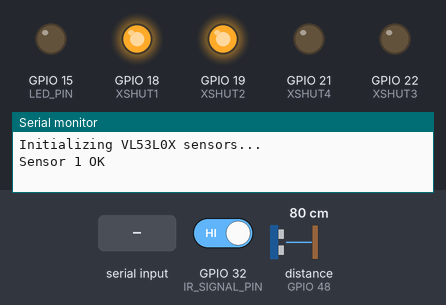
A sketch run on a simulated ESP32. Shown: output pins drawn as LEDs (lit = HIGH), the last lines printed to the serial monitor. The inputs (shaded band) are chosen by the test bench; at power-on: GPIO 32 (IR_SIGNAL_PIN) HIGH, distance to the obstacle (sensor on GPIO 48) 80 cm. Nothing arrives over Bluetooth unless stated.

Above: at 0.1 s.
At 1.3 s:
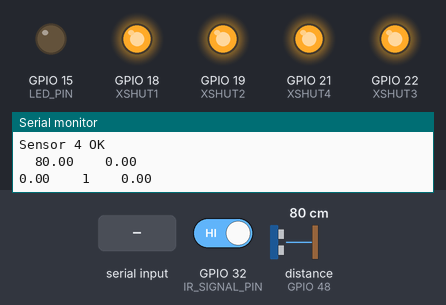
1.4 s: "light\n" received over the second serial link
At 2.2 s:
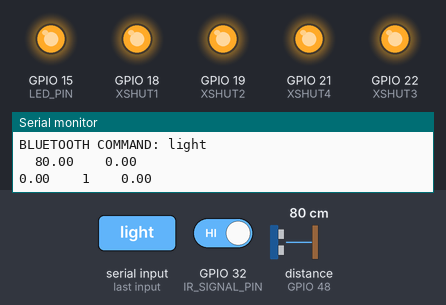
3.1 s: "u1\n" received over the second serial link
4.6 s: "u2\n" received over the second serial link
Timing chart, 0 to 7.6 s (numbered marks = the images above; inputs shaded):
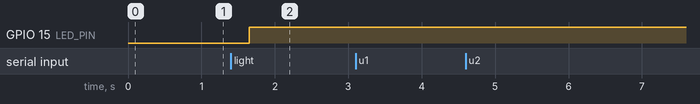

The sketch:

esp32Code_M3.ino
```cpp
#include <HardwareSerial.h>
#include <BluetoothSerial.h>
#include <Arduino.h>
#include <NewPing.h>
#include <Adafruit_VL53L0X.h>


// ---------------------- I2C COMMUNICATION ---------------------

#define SCL_PIN 25
#define SDA_PIN 26

// -------------------- SERIAL COMMUNICATION --------------------
BluetoothSerial SerialBT;         // Communication with Laptop
HardwareSerial mySerial(2);       // Communication with Arduino
bool MANUAL_CONTROL = false;

// ------------------------ TOF SENSOR --------------------------
Adafruit_VL53L0X lox1;
Adafruit_VL53L0X lox2;
Adafruit_VL53L0X lox3;
Adafruit_VL53L0X lox4;

#define ADDR1 0x30
#define ADDR2 0x31
#define ADDR3 0x32
#define ADDR4 0x33

#define XSHUT1 18
#define XSHUT2 19
#define XSHUT3 22
#define XSHUT4 21


// ------------------------ IR SENSOR PINS -----------------------

#define IR_SIGNAL_PIN 32

// -------------------- SENSOR DATA --------------------
float u1 = 0;
float u2 = 0;
float u3 = 0;
float u4 = 0;


bool IRsense;

// Create sonar objects

// -------------------- LED --------------------

#define LED_PIN 15
bool led = false;

// -------------------- TASKS AND TIMERS --------------------
TaskHandle_t SerialTaskHandle;
TaskHandle_t SendSensorData;
TimerHandle_t xPrintData;
TimerHandle_t xGetIRData;
TimerHandle_t xGetTOFData;
TimerHandle_t xControlLED;

// Function prototypes
void serialTask(void *pvParameters);
void sendSensorData(void *pvParameters);
void printData(TimerHandle_t xTimer);
void getIRData(TimerHandle_t xTimer);
void getTOFData(TimerHandle_t xTimer);
void controlLED(TimerHandle_t xTimer);

// -------------------- SETUP --------------------

void setupTOFSensors() {
  Serial.println("Initializing VL53L0X sensors...");

  pinMode(XSHUT1, OUTPUT);
  pinMode(XSHUT2, OUTPUT);
  pinMode(XSHUT3, OUTPUT);
  pinMode(XSHUT4, OUTPUT);

  // keep all sensors in reset
  digitalWrite(XSHUT1, LOW);
  digitalWrite(XSHUT2, LOW);
  digitalWrite(XSHUT3, LOW);
  digitalWrite(XSHUT4, LOW);
  delay(10);

  Wire.begin(SDA_PIN, SCL_PIN);
  delay(10);

  // --- SENSOR 1 ---
  digitalWrite(XSHUT1, HIGH);
  delay(20);
  if (!lox1.begin(ADDR1)) Serial.println("Sensor 1 FAILED");
  else Serial.println("Sensor 1 OK");

  // --- SENSOR 2 ---
  digitalWrite(XSHUT2, HIGH);
  delay(20);
  if (!lox2.begin(ADDR2)) Serial.println("Sensor 2 FAILED");
  else Serial.println("Sensor 2 OK");

  // --- SENSOR 3 ---
  digitalWrite(XSHUT3, HIGH);
  delay(20);
  if (!lox3.begin(ADDR3)) Serial.println("Sensor 3 FAILED");
  else Serial.println("Sensor 3 OK");

  // --- SENSOR 4 ---
  digitalWrite(XSHUT4, HIGH);
  delay(20);
  if (!lox4.begin(ADDR4)) Serial.println("Sensor 4 FAILED");
  else Serial.println("Sensor 4 OK");
}

void setup()
{
  Serial.begin(9600);
  Serial.println("Starting ESP32...");

  mySerial.begin(9600, SERIAL_8N1, 16, 17);   // RX=16, TX=17
  SerialBT.begin("ESP32_MIE444_Group2");
  Serial.println("Bluetooth device active. Pair with 'ESP32_MIE444_Group2'");

  setupTOFSensors();

  // Create FreeRTOS task for serial communication
  xTaskCreatePinnedToCore(
    serialTask,
    "SerialTask",
    4096,
    NULL,
    1,
    &SerialTaskHandle,
    1 // Core 1 recommended for comms
  );

  // xTaskCreatePinnedToCore(
  //   sendSensorData,
  //   "SendSensorData",
  //   4096,
  //   NULL,
  //   1,
  //   &SendSensorData,
  //   1
  // );

  // Create asynchronous timer (period = 50 ms)

  xGetIRData = xTimerCreate(
    "GetIRData",
    pdMS_TO_TICKS(100),
    pdTRUE,
    (void *)0,
    getIRData
  );

  xControlLED = xTimerCreate(
    "Control LED",
    pdMS_TO_TICKS(500),
    pdTRUE,
    (void *)0,
    controlLED
  );

  xGetTOFData = xTimerCreate(
    "Get TOF Readings",
    pdMS_TO_TICKS(100),
    pdTRUE,
    (void *)0,
    getTOFData
  );

  xPrintData = xTimerCreate(
    "Print Data",
    pdMS_TO_TICKS(1000),
    pdTRUE,
    (void*)0,
    printData
  );

  pinMode(IR_SIGNAL_PIN, INPUT);
  pinMode(LED_PIN, OUTPUT);

  xTimerStart(xPrintData, 0);
  xTimerStart(xGetIRData, 0);
  xTimerStart(xControlLED, 0);
  xTimerStart(xGetTOFData, 0);
}

void scanI2C() {
  Serial.println("Scanning I2C bus...");
  uint8_t count = 0;

  for (uint8_t address = 1; address < 127; address++) {
    Wire.beginTransmission(address);
    uint8_t error = Wire.endTransmission();

    if (error == 0) {
      Serial.print("  → Device found at 0x");
      Serial.println(address, HEX);
      count++;
    }
  }

  if (count == 0) {
    Serial.println("No I2C devices found.");
  } else {
    Serial.print("Total devices: ");
    Serial.println(count);
  }

  Serial.println();
}

void loop() {}

// -------------------- SERIAL RELAY TASK --------------------
void serialTask(void *pvParameters)
{
  for (;;) {
    // Forward from Bluetooth → Arduino
    if (SerialBT.available())
    {
      String cmd = SerialBT.readStringUntil('\n');
      cmd.trim(); // remove newline or spaces
      Serial.print("BLUETOOTH COMMAND: ");
      Serial.println(cmd);
      if (cmd == "u1")
      {
        SerialBT.println(u1);
        Serial.print("u1 called");
      }
      else if (cmd == "u2")
      {
        SerialBT.println(u2);
        Serial.print("u1 called");
      }
      else if (cmd == "u3")
      {
        SerialBT.println(u3);
      }
      else if (cmd == "u4")
      {
        SerialBT.println(u4);
      }
      else if (cmd == "i0")
      {
        SerialBT.println(IRsense);
      }
      else if (cmd == "light")
      {
        led = !led;
      }
      else if (cmd == "manualData")
      {
        SerialBT.print("\t");
        SerialBT.print(u1);
        SerialBT.print("\t\t");
        SerialBT.println(u3);

        SerialBT.print(u2);
        SerialBT.print("\t\t");
        SerialBT.print(IRsense);

        SerialBT.print("\t\t");
        SerialBT.println(u4);
      }
      else if (cmd == "getData")
      {
        SerialBT.print("u1: ");
        SerialBT.print(u1);

        SerialBT.print("u2: ");
        SerialBT.print(u2);

        SerialBT.print("u3: ");
        SerialBT.print(u3);

        SerialBT.print("u4: ");
        SerialBT.print(u4);

        SerialBT.print("i0: ");
        SerialBT.print(IRsense);

        SerialBT.println();
      }
      else
      {
        Serial.println("Sending Command to Arduino");
        Serial.println("Invalid Command");
        mySerial.println(cmd);
        Serial.print("BT → Arduino: ");
        Serial.println(cmd);
      }
    }

    // Forward from Arduino → Bluetooth
    if (mySerial.available()) {
      String feedback = mySerial.readStringUntil('\n');
      //SerialBT.println(feedback);
      //Serial.print("Arduino → BT: ");
      //Serial.println(feedback);
    }

    vTaskDelay(pdMS_TO_TICKS(10)); // Prevent watchdog reset
  }
}

void getIRData(TimerHandle_t xTimer)
{
  IRsense = digitalRead(IR_SIGNAL_PIN);
}

void getTOFData(TimerHandle_t xTimer)
{
  VL53L0X_RangingMeasurementData_t m1, m2, m3, m4;

  lox1.rangingTest(&m1, false);
  u1 = (m1.RangeStatus == 4 ? -1 : m1.RangeMilliMeter / 10.0);

  // lox2.rangingTest(&m2, false);
  // u2 = (m2.RangeStatus == 4 ? -1 : m2.RangeMilliMeter / 10.0);

  // lox3.rangingTest(&m3, false);
  // u3 = (m3.RangeStatus == 4 ? -1 : m3.RangeMilliMeter / 10.0);

  // lox4.rangingTest(&m4, false);
  // u4 = (m4.RangeStatus == 4 ? -1 : m4.RangeMilliMeter / 10.0);
}


void controlLED(TimerHandle_t xTimer)
{
  if (led)
  {
    digitalWrite(LED_PIN, HIGH);
  }
  else
  {
    digitalWrite(LED_PIN, LOW);
  }
}

void printData(TimerHandle_t xTimer)
{
  Serial.print("\t");
  Serial.print(u1);
  Serial.print("\t\t");
  Serial.println(u3);

  Serial.print(u2);
  Serial.print("\t\t");
  Serial.print(IRsense);
  Serial.print("\t\t");
  Serial.println(u4);

  Serial.println();

  //scanI2C();
}
```

Measured:
- after the input at 1.4 s, GPIO 15 (LED_PIN): LOW → HIGH after 0.25 s
